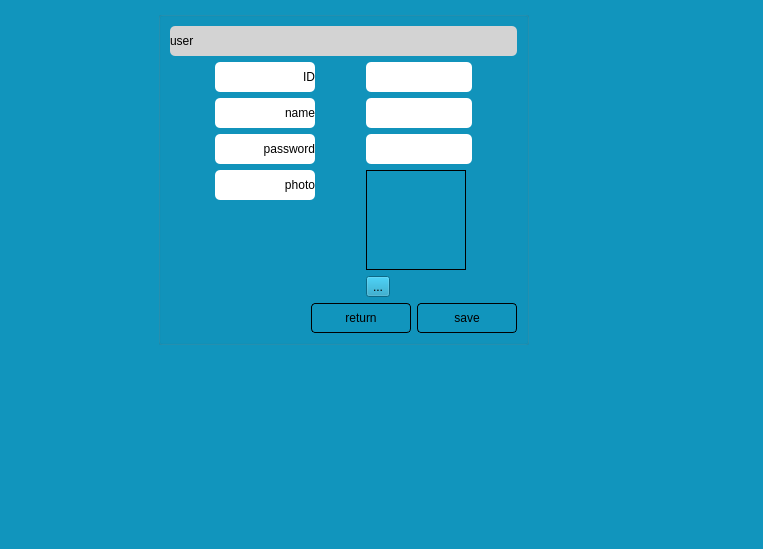
<?xml version="1.0" encoding="UTF-8"?>
<ui version="4.0">
 <class>CWidgetUser</class>
 <widget class="QWidget" name="CWidgetUser">
  <property name="geometry">
   <rect>
    <x>0</x>
    <y>0</y>
    <width>763</width>
    <height>549</height>
   </rect>
  </property>
  <property name="windowTitle">
   <string>Form</string>
  </property>
  <property name="styleSheet">
   <string notr="true">background-color: rgb(17, 149, 189);</string>
  </property>
  <layout class="QGridLayout" name="gridLayout_2">
   <item row="0" column="2">
    <spacer name="horizontalSpacer_2">
     <property name="orientation">
      <enum>Qt::Horizontal</enum>
     </property>
     <property name="sizeHint" stdset="0">
      <size>
       <width>223</width>
       <height>20</height>
      </size>
     </property>
    </spacer>
   </item>
   <item row="0" column="0">
    <spacer name="horizontalSpacer_3">
     <property name="orientation">
      <enum>Qt::Horizontal</enum>
     </property>
     <property name="sizeHint" stdset="0">
      <size>
       <width>40</width>
       <height>20</height>
      </size>
     </property>
    </spacer>
   </item>
   <item row="1" column="1">
    <spacer name="verticalSpacer">
     <property name="orientation">
      <enum>Qt::Vertical</enum>
     </property>
     <property name="sizeHint" stdset="0">
      <size>
       <width>17</width>
       <height>80</height>
      </size>
     </property>
    </spacer>
   </item>
   <item row="0" column="1">
    <widget class="QGroupBox" name="groupBox">
     <property name="sizePolicy">
      <sizepolicy hsizetype="Fixed" vsizetype="Fixed">
       <horstretch>0</horstretch>
       <verstretch>0</verstretch>
      </sizepolicy>
     </property>
     <property name="title">
      <string/>
     </property>
     <layout class="QVBoxLayout" name="verticalLayout_3">
      <item>
       <widget class="QLabel" name="label">
        <property name="minimumSize">
         <size>
          <width>0</width>
          <height>30</height>
         </size>
        </property>
        <property name="styleSheet">
         <string notr="true">background-color: lightgray;
border-radius:5px;</string>
        </property>
        <property name="text">
         <string>user</string>
        </property>
       </widget>
      </item>
      <item>
       <layout class="QGridLayout" name="gridLayout_3">
        <item row="1" column="0">
         <widget class="QLabel" name="label_7">
          <property name="minimumSize">
           <size>
            <width>100</width>
            <height>30</height>
           </size>
          </property>
          <property name="styleSheet">
           <string notr="true">background-color: rgb(255, 255, 255);
border-radius:5px;
border:none</string>
          </property>
          <property name="text">
           <string>name</string>
          </property>
          <property name="alignment">
           <set>Qt::AlignRight|Qt::AlignTrailing|Qt::AlignVCenter</set>
          </property>
         </widget>
        </item>
        <item row="2" column="1">
         <widget class="QLineEdit" name="lePassword">
          <property name="sizePolicy">
           <sizepolicy hsizetype="Preferred" vsizetype="Fixed">
            <horstretch>0</horstretch>
            <verstretch>0</verstretch>
           </sizepolicy>
          </property>
          <property name="minimumSize">
           <size>
            <width>0</width>
            <height>30</height>
           </size>
          </property>
          <property name="maximumSize">
           <size>
            <width>200</width>
            <height>16777215</height>
           </size>
          </property>
          <property name="styleSheet">
           <string notr="true">background-color: rgb(255, 255, 255);
border-radius:5px;</string>
          </property>
          <property name="echoMode">
           <enum>QLineEdit::Password</enum>
          </property>
         </widget>
        </item>
        <item row="2" column="0">
         <widget class="QLabel" name="label_9">
          <property name="minimumSize">
           <size>
            <width>100</width>
            <height>30</height>
           </size>
          </property>
          <property name="styleSheet">
           <string notr="true">background-color: rgb(255, 255, 255);
border-radius:5px;
</string>
          </property>
          <property name="text">
           <string>password</string>
          </property>
          <property name="alignment">
           <set>Qt::AlignRight|Qt::AlignTrailing|Qt::AlignVCenter</set>
          </property>
         </widget>
        </item>
        <item row="0" column="0">
         <widget class="QLabel" name="label_13">
          <property name="minimumSize">
           <size>
            <width>100</width>
            <height>30</height>
           </size>
          </property>
          <property name="styleSheet">
           <string notr="true">background-color: rgb(255, 255, 255);
border-radius:5px;
</string>
          </property>
          <property name="text">
           <string>ID</string>
          </property>
          <property name="alignment">
           <set>Qt::AlignRight|Qt::AlignTrailing|Qt::AlignVCenter</set>
          </property>
         </widget>
        </item>
        <item row="1" column="1">
         <widget class="QLineEdit" name="leName">
          <property name="sizePolicy">
           <sizepolicy hsizetype="Preferred" vsizetype="Fixed">
            <horstretch>0</horstretch>
            <verstretch>0</verstretch>
           </sizepolicy>
          </property>
          <property name="minimumSize">
           <size>
            <width>0</width>
            <height>30</height>
           </size>
          </property>
          <property name="maximumSize">
           <size>
            <width>200</width>
            <height>16777215</height>
           </size>
          </property>
          <property name="styleSheet">
           <string notr="true">background-color: rgb(255, 255, 255);
border-radius:5px;</string>
          </property>
         </widget>
        </item>
        <item row="3" column="1">
         <layout class="QVBoxLayout" name="verticalLayout">
          <item>
           <widget class="QLabel" name="label_photo">
            <property name="minimumSize">
             <size>
              <width>100</width>
              <height>100</height>
             </size>
            </property>
            <property name="maximumSize">
             <size>
              <width>100</width>
              <height>100</height>
             </size>
            </property>
            <property name="frameShape">
             <enum>QFrame::Panel</enum>
            </property>
            <property name="text">
             <string/>
            </property>
           </widget>
          </item>
          <item>
           <widget class="QToolButton" name="btnSelectPhoto">
            <property name="text">
             <string>...</string>
            </property>
           </widget>
          </item>
         </layout>
        </item>
        <item row="3" column="0">
         <layout class="QVBoxLayout" name="verticalLayout_2">
          <item>
           <widget class="QLabel" name="label_12">
            <property name="minimumSize">
             <size>
              <width>100</width>
              <height>30</height>
             </size>
            </property>
            <property name="maximumSize">
             <size>
              <width>100</width>
              <height>16777215</height>
             </size>
            </property>
            <property name="styleSheet">
             <string notr="true">background-color: rgb(255, 255, 255);
border-radius:5px;
</string>
            </property>
            <property name="text">
             <string>photo</string>
            </property>
            <property name="alignment">
             <set>Qt::AlignRight|Qt::AlignTrailing|Qt::AlignVCenter</set>
            </property>
           </widget>
          </item>
          <item>
           <spacer name="verticalSpacer_2">
            <property name="orientation">
             <enum>Qt::Vertical</enum>
            </property>
            <property name="sizeHint" stdset="0">
             <size>
              <width>20</width>
              <height>40</height>
             </size>
            </property>
           </spacer>
          </item>
         </layout>
        </item>
        <item row="0" column="1">
         <widget class="QLineEdit" name="leId">
          <property name="sizePolicy">
           <sizepolicy hsizetype="Preferred" vsizetype="Fixed">
            <horstretch>0</horstretch>
            <verstretch>0</verstretch>
           </sizepolicy>
          </property>
          <property name="minimumSize">
           <size>
            <width>0</width>
            <height>30</height>
           </size>
          </property>
          <property name="maximumSize">
           <size>
            <width>200</width>
            <height>16777215</height>
           </size>
          </property>
          <property name="styleSheet">
           <string notr="true">background-color: rgb(255, 255, 255);
border-radius:5px;</string>
          </property>
          <property name="readOnly">
           <bool>true</bool>
          </property>
         </widget>
        </item>
       </layout>
      </item>
      <item>
       <layout class="QHBoxLayout" name="horizontalLayout">
        <item>
         <spacer name="horizontalSpacer">
          <property name="orientation">
           <enum>Qt::Horizontal</enum>
          </property>
          <property name="sizeHint" stdset="0">
           <size>
            <width>141</width>
            <height>20</height>
           </size>
          </property>
         </spacer>
        </item>
        <item>
         <widget class="QPushButton" name="btnGetback">
          <property name="minimumSize">
           <size>
            <width>100</width>
            <height>30</height>
           </size>
          </property>
          <property name="styleSheet">
           <string notr="true">QPushButton{
border:1px solid black;
border-radius:4px;
padding:4px;
}
QPushButton::hover{
border:1px solid black;
border-radius:4px;
background-color:lightgray;
padding:4px
}
QPushButton::pressed{
border:1px solid black;
border-radius:4px;
background-color:gray;
padding:4px
}</string>
          </property>
          <property name="text">
           <string>return</string>
          </property>
         </widget>
        </item>
        <item>
         <widget class="QPushButton" name="btnSave">
          <property name="minimumSize">
           <size>
            <width>100</width>
            <height>30</height>
           </size>
          </property>
          <property name="styleSheet">
           <string notr="true">QPushButton{
border:1px solid black;
border-radius:4px;
padding:4px;
}
QPushButton::hover{
border:1px solid black;
border-radius:4px;
background-color:lightgray;
padding:4px
}
QPushButton::pressed{
border:1px solid black;
border-radius:4px;
background-color:gray;
padding:4px
}</string>
          </property>
          <property name="text">
           <string>save</string>
          </property>
          <property name="icon">
           <iconset resource="ks23_03.qrc">
            <normaloff>:/images/save.png</normaloff>:/images/save.png</iconset>
          </property>
          <property name="default">
           <bool>false</bool>
          </property>
         </widget>
        </item>
       </layout>
      </item>
     </layout>
    </widget>
   </item>
  </layout>
 </widget>
 <tabstops>
  <tabstop>leId</tabstop>
  <tabstop>leName</tabstop>
  <tabstop>lePassword</tabstop>
  <tabstop>btnSelectPhoto</tabstop>
  <tabstop>btnGetback</tabstop>
  <tabstop>btnSave</tabstop>
 </tabstops>
 <resources>
  <include location="ks23_03.qrc"/>
 </resources>
 <connections/>
</ui>
